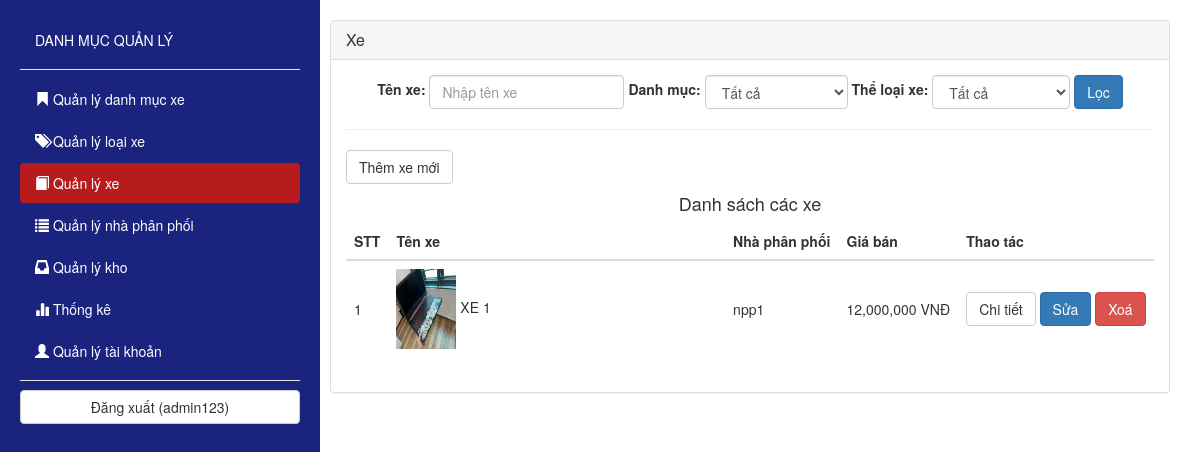
Page /admin.php?c=Xe&act=QuanLy (signed in) on the committed database.
### tables this page shows
CREATE TABLE `xe` (
  `MAXE` int(11) NOT NULL,
  `MANPP` int(11) DEFAULT NULL,
  `MALOAI` int(11) DEFAULT NULL,
  `MADMS` int(11) DEFAULT NULL,
  `MAKHO` int(11) DEFAULT NULL,
  `TENXE` varchar(100) DEFAULT NULL,
  `GIABAN` bigint(20) DEFAULT NULL,
  `BAIGIOITHIEU` mediumtext DEFAULT NULL,
  `HINH` varchar(200) DEFAULT NULL,
  `KICHTHUOC` varchar(100) DEFAULT NULL,
  `SOLUONG` int(11) DEFAULT NULL,
  `DUNGTICHXILANH` int(11) DEFAULT NULL,
  `CONLAI` int(11) DEFAULT NULL,
  `NGAYXX` date DEFAULT NULL
);

CREATE TABLE `nhaphanphoi` (
  `MANPP` int(11) NOT NULL,
  `TENNPP` varchar(200) DEFAULT NULL,
  `GIOITHIEU` varchar(1000) DEFAULT NULL
);

### Controller/Xe/QuanLy.php (called while the page is built, shortened)
<?php
	include_once("Model/Xe.php");
	$sach = new Xe();
	$tensach = '';
	$dms_id = 0;
	$ls_id = 0;
	$result = $sach->LaySachTheoTenDanhMucLoai($tensach, $dms_id, $ls_id);
	include_once("View/Xe/QuanLy.php");
?>

### Model/Xe.php (called while the page is built, shortened)
<?php
	include_once("DataProvider.php");
	class Xe
	{
		private $cn;
		function __construct(){
			$this->cn = new DataProvider();
		}
		function LaySachTheoTenDanhMucLoai($tensach, $dms, $ls)
		{
			$sql = "SELECT * FROM XE S JOIN KHO NXB ON S.MAKHO = NXB.MAKHO JOIN NHAPHANPHOI TG ON S.MANPP = TG.MANPP JOIN HANGXE DMS ON DMS.MADMS = S.MADMS JOIN LOAIXE LS ON LS.MALOAI = S.MALOAI WHERE S.TENXE LIKE '%$tensach%'";
			return $this->cn->FetchAll($sql);
		}
	}
?>

### Model/DataProvider.php (called while the page is built, shortened)
<?php
class DataProvider
{
	private $link;
	function __construct()
	{
		$this->link=mysqli_connect("localhost","root","","car_showroom_3");
	}
	function ExecuteQuery($sql)
	{
		mysqli_query($this->link,"set names 'utf8'");
		return mysqli_query($this->link, $sql);
	}
	function FetchAll($sql)
	{
		$result=$this->ExecuteQuery($sql);
		$arr=array();
		while($row=mysqli_fetch_assoc($result))
		{
			$arr[]=$row;
		}
		return $arr;
	}
}
?>

### View/Xe/QuanLy.php (the view, shortened to what this page needs)
<div class="panel panel-default">
	<div class="panel-heading">
		<h3 class="panel-title">Xe</h3>
	</div>
	<div class="panel-body">
		<form class="form-inline text-center" role="form" style="margin-bottom: 10px">
			<div class="form-group">
				<label for="tensach">Tên xe: </label>
				<input type="text" class="form-control" name="tensach" placeholder="Nhập tên xe">
			</div>
			<div class="form-group">
				<label for="madms">Danh mục: </label>
				<select class="form-control" name="madms" id="cmbDanhMuc">
				<?php
					if($dms_id == 0)
						echo "<option selected value='0'>Tất cả</option>";
					else
						echo "<option value='0'>Tất cả</option>";
				?>
				</select>
			</div>
			<div class="form-group">
				<label for="maloai">Thể loại xe: </label>
				<select class="form-control" name="maloai" id="cmbTheLoai">
				<?php
					if($ls_id == 0)
						echo "<option selected value='0'>Tất cả</option>";
					else
						echo "<option value='0'>Tất cả</option>";
				?>
				</select>
			</div>
			<button type="submit" class="btn btn-primary">Lọc</button>
		</form>
		<hr>
		<a href="admin.php?c=Xe&act=TaoMoi" class="btn btn-default">Thêm xe mới</a>
		<div class="table-responsive">
			<h4 class="text-center">Danh sách các xe</h4>
			<table class="table table-hover">
				<thead>
					<tr>
						<th>STT</th><th>Tên xe</th><th>Nhà phân phối</th><th>Giá bán</th><th>Thao tác</th>
					</tr>
				</thead>
				<tbody>
					<?php
						$i = 0;
						foreach ($result as $row) {
							$gia = number_format($row['GIABAN']);
							$i++;
							$item = <<< EOD
								<tr>
									<td>$i</td>
									<td class="col-sm-5">
										<img width="60px" height="80px" src="hinh/{$row['HINH']}"> {$row['TENXE']}
									</td>
									<td>{$row['TENNPP']}</td>
									<td>$gia VNĐ</td>
									<td>
										<a href="admin.php?c=Xe&act=ChiTiet_QL&masach={$row['MAXE']}" class="btn btn-default">Chi tiết</a>
										<a href="admin.php?c=Xe&act=Sua&masach={$row['MAXE']}" class="btn btn-primary">Sửa</a>
										<a href="admin.php?c=Xe&act=Xoa&masach={$row['MAXE']}" class="btn btn-danger">Xoá</a>
									</td>
								</tr>
EOD;
							echo $item;
						}
					?>
				</tbody>
			</table>
		</div>
	</div>
</div>

### View/Xe/QuanLy.php (style rules this page uses)
.table tbody tr td { vertical-align: middle; }

### rows in the picture
xe: HINH (picture), TENXE "XE 1", MAKHO.TENNPP "npp1", GIABAN "12,000,000"

### other values in the picture
$_SESSION['TaiKhoan_QL']['TENTK'] "admin123"
